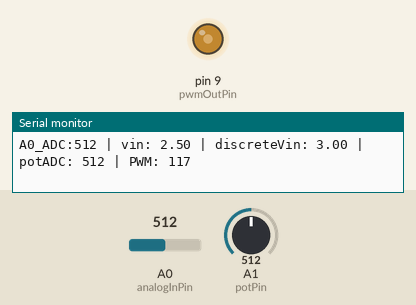
A sketch run on a simulated Arduino Nano, built with avr-gcc and run on an emulated ATmega328P. On the bench: output pins drawn as LEDs (lit = HIGH), the last lines printed to the serial monitor. The inputs (shaded band) are chosen by the test bench; at power-on: A1 (potPin) = 512, A0 (analogInPin) = 512.

Above: at 1.2 s.
1.3 s: A1 (potPin) set to 225
At 2.1 s:
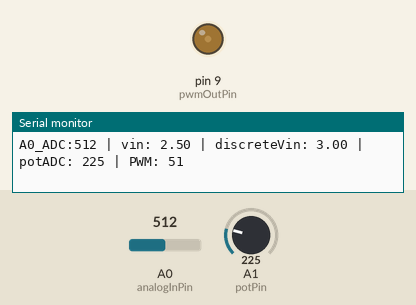
2.8 s: A1 (potPin) set to 92
At 3.9 s:
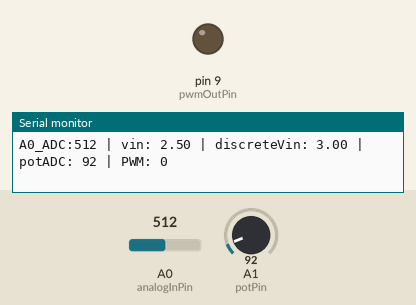
4.3 s: A1 (potPin) set to 111
At 5.4 s:
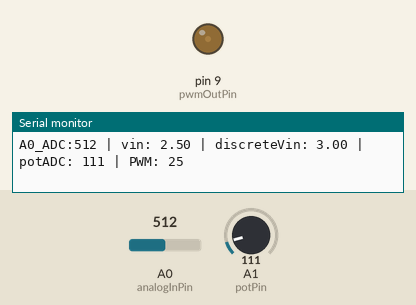
7.3 s: A1 (potPin) set to 716
At 8.0 s:
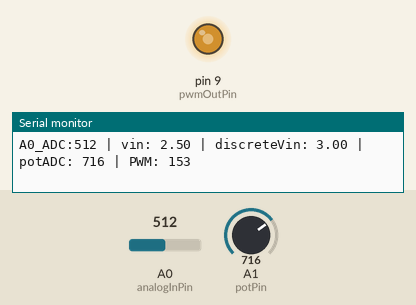
8.8 s: A0 (analogInPin) set to 122
At 9.4 s:
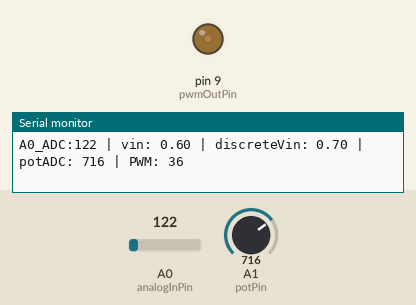
11.8 s: A0 (analogInPin) set to 191
14.8 s: A0 (analogInPin) set to 215
At 15.5 s:
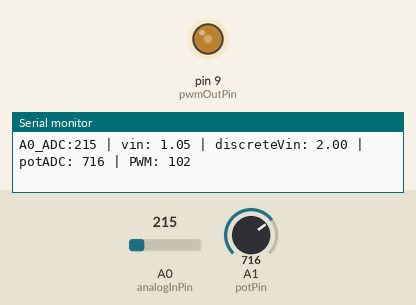
Timing chart, 0 to 17.8 s (numbered marks = the images above; inputs shaded):
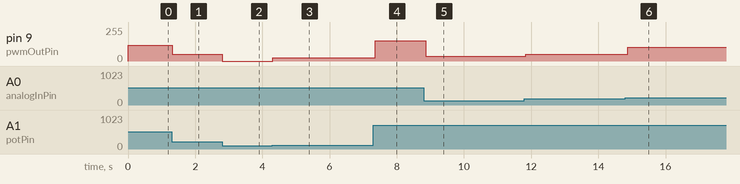

Measured:
- after the input at 1.3 s, pin 9 (pwmOutPin): 117/255 → 51/255 at once
- after the input at 2.8 s, pin 9 (pwmOutPin): 51/255 → 0/255 at once
- after the input at 4.3 s, pin 9 (pwmOutPin): 0/255 → 25/255 at once
- after the input at 7.3 s, pin 9 (pwmOutPin): 25/255 → 153/255 after 0.06 s
- after the input at 8.8 s, pin 9 (pwmOutPin): 153/255 → 36/255 after 0.06 s
- after the input at 11.8 s, pin 9 (pwmOutPin): 36/255 → 51/255 at once
- after the input at 14.8 s, pin 9 (pwmOutPin): 51/255 → 102/255 after 0.07 s

The sketch:

5v_weak_analog_input_delayed_discrete_V3.ino
```cpp
// Weak 5v analog input. Provide 3.3v output 0.5 Amp.
// If input is rising wait 500 msec before letting output rise
// If input drops then output drops immediately.
// Input of “0–5V in → 0–3.5V out” requirement maps to:
// PWM duty capped at 70% max (because 3.5/5 = 0.7)

// power
// using 12-24V To 5V 3A Step Down Voltage Regulator Module 5-Pack DC-DC Buck Converter

// output
// RC filter on D9, PWM - Low Pass Filter -> smooth analog voltage from ~0 to ~3.3V.
// D9 → 4.7k → SignalOut
// SignalOut → 10µF → GND

// input
// Due to weak signal and high source impedance of Arduino we are using Cap and read averaging. So for high Z - source
// approach (throw away a read + settle + average). See readA0HiZAvg() below.
// A0 ── 0.1µF ── GND
// Input signal (0-5v)

// Pot to adjust max PWM out b.bird 3.3.26
//  Right outer leg → 5V
//  Middle (wiper) → A1
//  Other outer leg → GND
//|----dead zone----|---------------- usable range ----------------|
//0%                10%                                             100%
//PWM=0             start ramping                                   PWM=235


const int analogInPin = A0;
const int potPin = A1;
const int pwmOutPin   = 9;

const unsigned long riseDelayMs = 500;

// delayed-rise / instant-fall state (based on ADC reading)
int lastADC = 0;
int targetADC = 0;
unsigned long riseStartTime = 0;
bool rising = false;

// Nano ADC reference voltage
const float VREF_ADC = 5.0;

float adcToVin(int adc) {
  // This is Vin at A0 pin. If you have a divider from a 0–5V signal, adjust this.
  return (adc * VREF_ADC) / 1023.0;
}

float discreteOutput(float vin) {
                                   //235 max
  if (vin > 2.0) return vin + 0.5; //131
  if (vin > 1.5) return 2.5;       //128
  if (vin > 1.0) return 2.0;       //102
  if (vin > 0.8) return 1.0;       //51 //1.5v = 77
  return 0.7;                      //36
}

int readA0HiZAvg(int samples = 16) {
  analogRead(analogInPin);          // throw-away
  delayMicroseconds(2000);          // settle for high-Z sources

  long sum = 0;
  for (int i = 0; i < samples; i++) {
    sum += analogRead(analogInPin);
    delayMicroseconds(300);
  }
  return (int)(sum / samples);
}

void setup() {
  analogReference(DEFAULT);
  Serial.begin(9600);
  pinMode(pwmOutPin, OUTPUT);
  analogWrite(pwmOutPin, 0);
}

void loop() {
  int inputADC = readA0HiZAvg(16);
  //unsigned long now = millis();
  // Compute Vin seen by ADC
  float vin = adcToVin(inputADC);

  float discreteVin = discreteOutput(vin);

  int pwm = (int)(discreteVin * 255.0 / 5.0 + 0.5);
  if (pwm < 0) pwm = 0;
  if (pwm > 235) pwm = 235;//4.6V <- 5v x 235/255 //~3.92V <- 5v x 200/255

  // Pot sets max clamp
  int pwmMax;
  int potADC = analogRead(potPin);                // 0..1023
  if (potADC < 102) {//Pot ADC range is 0–1023, 10% ~102
    pwmMax = 0; }
  else {
    pwmMax = map(potADC, 0, 1023, 0, 235);      // 0..235 max
  }
  if (pwm > pwmMax) pwm = pwmMax;

  analogWrite(pwmOutPin, pwm);

  Serial.print("A0_ADC:");
  Serial.print(inputADC);
  Serial.print(" | vin: ");
  Serial.print(vin);
  Serial.print(" | discreteVin: ");
  Serial.print(discreteVin);
  Serial.print(" | potADC: ");
  Serial.print(potADC);
  Serial.print(" | PWM: ");
  Serial.println(pwm);

  delay(5);
}
```
